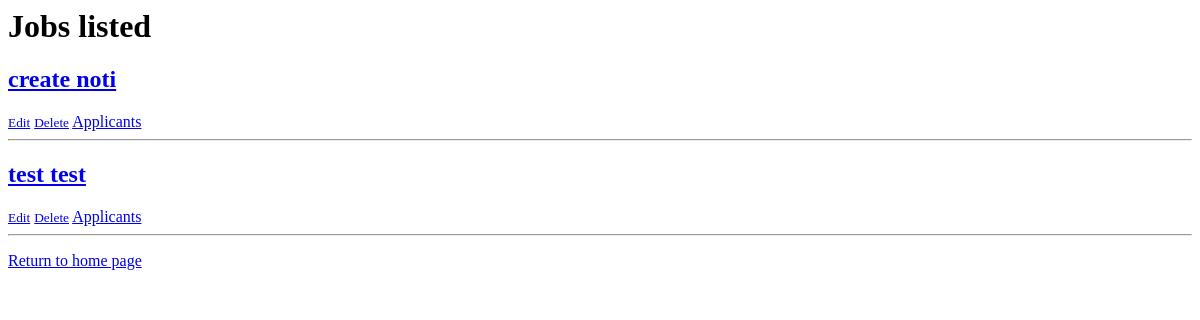
/users/user/1/jobs/ (signed in), run on an earlier commit of the app's database.
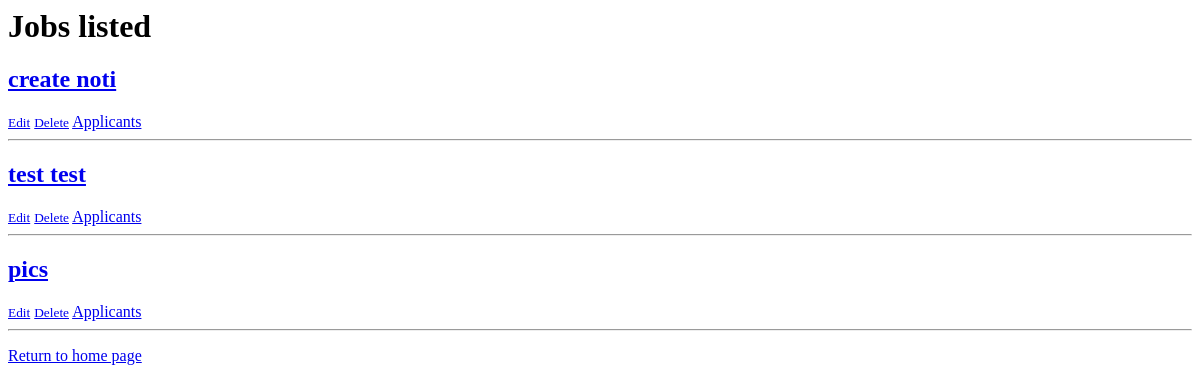
And on a later commit of the database.
### users/models.py (models this page shows, shortened)
class JobListing(models.Model):
    job_status = [
        ('OPEN', 'open'),
        ('PENDING', 'pending'),
        ('COMPLETED', 'completed'),
        ('CANCELLED', 'cancelled'),
    ]
    job_category = [
        ('landscaping','Landscaping'),
        ('cleaning','Cleaning'),
        ('garbage_removal','Garbage Removal'),
        ('automotive','Automotive'),
        ('handyman','Handyman'),
        ('other','Other'),
    ]
    category = models.CharField(max_length=50, choices=job_category, default='other')
    profile = models.ForeignKey(Profile, on_delete=models.CASCADE)
    price = models.FloatField(blank=False, default=0.0)
    title = models.TextField(max_length=20)
    description = models.CharField(max_length=800, blank=False)
    date = models.DateTimeField(auto_now_add=True)
    status = models.CharField(max_length=10, choices=job_status, default='open')
    due_date = models.TextField(max_length=20, blank=True, null=True)

### users/views.py (the view)
# urls.py: path('user/<int:profile_id>/jobs/', views.user_jobs, name='user_jobs'),
def user_jobs(request, profile_id):
    profile = get_object_or_404(Profile, id=profile_id)
    jobs = JobListing.objects.filter(profile=profile)
    return render(request, 'users/user_jobs.html', {'profile': profile, 'jobs': jobs})

### users/context_processors.py (called while the page is built)
def unread_messages(request):
    if request.user.is_authenticated:
        conversations = Conversation.objects.filter(
            messages__is_read=False
        ).exclude(messages__sender=request.user).distinct()
        count = conversations.count()
    else:
        count = 0
    return {'unread_count': count}

### users/templates/users/user_jobs.html
<h1>Jobs listed</h1>
{% if jobs %}
    {% for job in jobs %}
        <div class="job">
            <a href="{% url 'job_details' job.id %}"><h2>{{ job.title }}</h2><a/>
            {% if job.profile == request.user.profile %}
                <small><a href="{% url 'job_edit' job.id %}">Edit</a></small>
                <small><a href="{% url 'job_delete' job.id %}">Delete</a></small>
                <a href="{% url 'job_applicants' job.id %}">Applicants</a>
            {% endif  %}
        </div>
        <hr>
    {% endfor %}
{% else %}
    <p>No listed jobs yet.</p>
{% endif %}
<p><a href="/">Return to home page</a></p>

What changed in the data, as far as the page shows it:
added JobListing: title "pics", shows "Edit"
